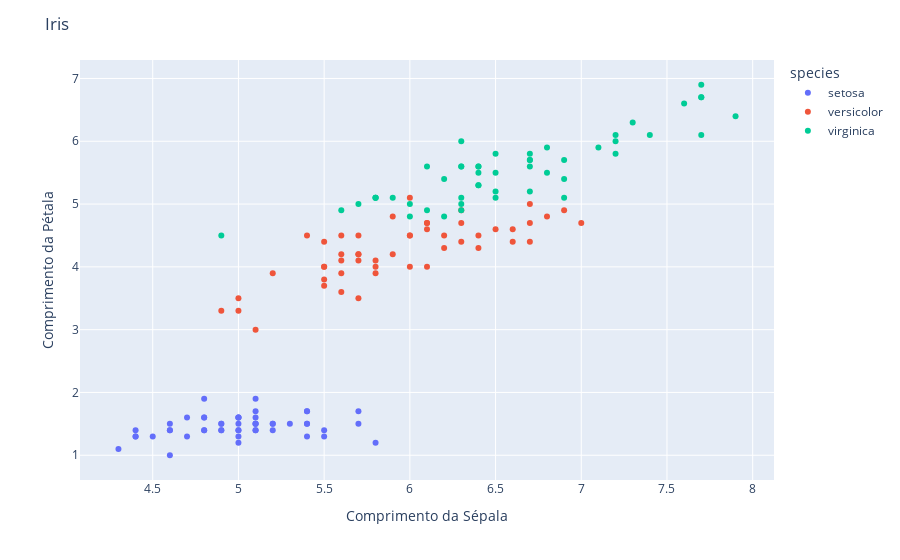

Here is the notebook cell this chart was saved with:
### Code cell
fig = px.scatter(iris, x='sepal_length', y='petal_length',color='species')

fig.update_layout(
    title = 'Iris',
    xaxis_title = 'Comprimento da Sépala',
    yaxis_title = 'Comprimento da Pétala'
    )

### Figure 1 — Plotly figure (JSON) as saved in the notebook; plotly's stock layout.template omitted (floating-point values rounded to 4 significant figures)
{"data": [{"hovertemplate": "species=setosa<br>sepal_length=%{x}<br>petal_length=%{y}<extra></extra>", "legendgroup": "setosa", "marker": {"color": "#636efa", "symbol": "circle"}, "mode": "markers", "name": "setosa", "orientation": "v", "showlegend": true, "type": "scatter", "x": [5.1, 4.9, 4.7, 4.6, 5, 5.4, 4.6, 5, 4.4, 4.9, 5.4, 4.8, 4.8, 4.3, 5.8, 5.7, 5.4, 5.1, 5.7, 5.1, 5.4, 5.1, 4.6, 5.1, 4.8, 5, 5, 5.2, 5.2, 4.7, 4.8, 5.4, 5.2, 5.5, 4.9, 5, 5.5, 4.9, 4.4, 5.1, 5, 4.5, 4.4, 5, 5.1, 4.8, 5.1, 4.6, 5.3, 5], "xaxis": "x", "y": [1.4, 1.4, 1.3, 1.5, 1.4, 1.7, 1.4, 1.5, 1.4, 1.5, 1.5, 1.6, 1.4, 1.1, 1.2, 1.5, 1.3, 1.4, 1.7, 1.5, 1.7, 1.5, 1, 1.7, 1.9, 1.6, 1.6, 1.5, 1.4, 1.6, 1.6, 1.5, 1.5, 1.4, 1.5, 1.2, 1.3, 1.4, 1.3, 1.5, 1.3, 1.3, 1.3, 1.6, 1.9, 1.4, 1.6, 1.4, 1.5, 1.4], "yaxis": "y"}, {"hovertemplate": "species=versicolor<br>sepal_length=%{x}<br>petal_length=%{y}<extra></extra>", "legendgroup": "versicolor", "marker": {"color": "#EF553B", "symbol": "circle"}, "mode": "markers", "name": "versicolor", "orientation": "v", "showlegend": true, "type": "scatter", "x": [7, 6.4, 6.9, 5.5, 6.5, 5.7, 6.3, 4.9, 6.6, 5.2, 5, 5.9, 6, 6.1, 5.6, 6.7, 5.6, 5.8, 6.2, 5.6, 5.9, 6.1, 6.3, 6.1, 6.4, 6.6, 6.8, 6.7, 6, 5.7, 5.5, 5.5, 5.8, 6, 5.4, 6, 6.7, 6.3, 5.6, 5.5, 5.5, 6.1, 5.8, 5, 5.6, 5.7, 5.7, 6.2, 5.1, 5.7], "xaxis": "x", "y": [4.7, 4.5, 4.9, 4, 4.6, 4.5, 4.7, 3.3, 4.6, 3.9, 3.5, 4.2, 4, 4.7, 3.6, 4.4, 4.5, 4.1, 4.5, 3.9, 4.8, 4, 4.9, 4.7, 4.3, 4.4, 4.8, 5, 4.5, 3.5, 3.8, 3.7, 3.9, 5.1, 4.5, 4.5, 4.7, 4.4, 4.1, 4, 4.4, 4.6, 4, 3.3, 4.2, 4.2, 4.2, 4.3, 3, 4.1], "yaxis": "y"}, {"hovertemplate": "species=virginica<br>sepal_length=%{x}<br>petal_length=%{y}<extra></extra>", "legendgroup": "virginica", "marker": {"color": "#00cc96", "symbol": "circle"}, "mode": "markers", "name": "virginica", "orientation": "v", "showlegend": true, "type": "scatter", "x": [6.3, 5.8, 7.1, 6.3, 6.5, 7.6, 4.9, 7.3, 6.7, 7.2, 6.5, 6.4, 6.8, 5.7, 5.8, 6.4, 6.5, 7.7, 7.7, 6, 6.9, 5.6, 7.7, 6.3, 6.7, 7.2, 6.2, 6.1, 6.4, 7.2, 7.4, 7.9, 6.4, 6.3, 6.1, 7.7, 6.3, 6.4, 6, 6.9, 6.7, 6.9, 5.8, 6.8, 6.7, 6.7, 6.3, 6.5, 6.2, 5.9], "xaxis": "x", "y": [6, 5.1, 5.9, 5.6, 5.8, 6.6, 4.5, 6.3, 5.8, 6.1, 5.1, 5.3, 5.5, 5, 5.1, 5.3, 5.5, 6.7, 6.9, 5, 5.7, 4.9, 6.7, 4.9, 5.7, 6, 4.8, 4.9, 5.6, 5.8, 6.1, 6.4, 5.6, 5.1, 5.6, 6.1, 5.6, 5.5, 4.8, 5.4, 5.6, 5.1, 5.1, 5.9, 5.7, 5.2, 5, 5.2, 5.4, 5.1], "yaxis": "y"}], "layout": {"legend": {"title": {"text": "species"}, "tracegroupgap": 0}, "margin": {"t": 60}, "title": {"text": "Iris"}, "xaxis": {"anchor": "y", "domain": [0, 1], "title": {"text": "Comprimento da Sépala"}}, "yaxis": {"anchor": "x", "domain": [0, 1], "title": {"text": "Comprimento da Pétala"}}}}
